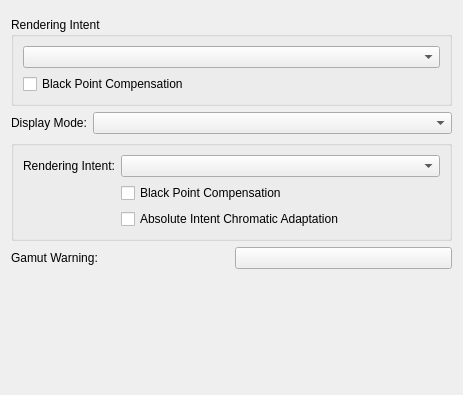
<?xml version="1.0" encoding="UTF-8"?>
<ui version="4.0">
 <class>WdgProofingOptions</class>
 <widget class="QWidget" name="WdgProofingOptions">
  <property name="geometry">
   <rect>
    <x>0</x>
    <y>0</y>
    <width>463</width>
    <height>395</height>
   </rect>
  </property>
  <property name="windowTitle">
   <string>Form</string>
  </property>
  <layout class="QVBoxLayout" name="verticalLayout">
   <item>
    <widget class="KisColorSpaceSelector" name="proofSpaceSelector" native="true"/>
   </item>
   <item>
    <widget class="QGroupBox" name="groupBox">
     <property name="title">
      <string>Rendering Intent</string>
     </property>
     <layout class="QFormLayout" name="formLayout_2">
      <item row="0" column="0" colspan="2">
       <widget class="QComboBox" name="cmbIntent">
        <property name="currentIndex">
         <number>-1</number>
        </property>
       </widget>
      </item>
      <item row="1" column="0">
       <widget class="QCheckBox" name="ckbBlackPointComp">
        <property name="toolTip">
         <string>&lt;html&gt;&lt;head/&gt;&lt;body&gt;&lt;p&gt;Black Point compensation matches the darkest color of the source device to the darkest color of the destination device. Relative Colorimetric without Black Point Compensation will show the difference between the darkest values. With blackpoint compensation, black is black.&lt;/p&gt;&lt;/body&gt;&lt;/html&gt;</string>
        </property>
        <property name="text">
         <string>Black Point Compensation</string>
        </property>
       </widget>
      </item>
     </layout>
    </widget>
   </item>
   <item>
    <layout class="QHBoxLayout" name="horizontalLayout">
     <item>
      <widget class="QLabel" name="label_6">
       <property name="sizePolicy">
        <sizepolicy hsizetype="Preferred" vsizetype="Preferred">
         <horstretch>0</horstretch>
         <verstretch>0</verstretch>
        </sizepolicy>
       </property>
       <property name="text">
        <string>Display Mode:</string>
       </property>
      </widget>
     </item>
     <item>
      <widget class="QComboBox" name="cmbDisplayTransformState">
       <property name="sizePolicy">
        <sizepolicy hsizetype="MinimumExpanding" vsizetype="Fixed">
         <horstretch>0</horstretch>
         <verstretch>0</verstretch>
        </sizepolicy>
       </property>
      </widget>
     </item>
    </layout>
   </item>
   <item>
    <widget class="QGroupBox" name="grbDisplayConversion">
     <layout class="QFormLayout" name="formLayout_3">
      <item row="2" column="0">
       <widget class="QLabel" name="label_5">
        <property name="text">
         <string>Rendering Intent:</string>
        </property>
       </widget>
      </item>
      <item row="2" column="1">
       <widget class="QComboBox" name="cmbDisplayIntent"/>
      </item>
      <item row="3" column="1">
       <widget class="QCheckBox" name="chkDisplayBlackPointCompensation">
        <property name="text">
         <string>Black Point Compensation</string>
        </property>
       </widget>
      </item>
      <item row="4" column="1">
       <widget class="QCheckBox" name="chkDoChromaticAdaptation">
        <property name="toolTip">
         <string>&lt;html&gt;&lt;head/&gt;&lt;body&gt;&lt;p&gt;Enables chromatic adaptation for absolute rendering intent. Effectively this will show how the colors would look if the image was printed on a paper and viewed with the monitor as the only light source. This is standard behaviour for a ICC v4 workflow.&lt;/p&gt;&lt;/body&gt;&lt;/html&gt;</string>
        </property>
        <property name="text">
         <string>Absolute Intent Chromatic Adaptation</string>
        </property>
       </widget>
      </item>
     </layout>
    </widget>
   </item>
   <item>
    <layout class="QHBoxLayout" name="horizontalLayout_3">
     <item>
      <widget class="QLabel" name="lblGamutWarning">
       <property name="text">
        <string>Gamut Warning:</string>
       </property>
      </widget>
     </item>
     <item>
      <widget class="KisColorButton" name="gamutAlarm">
       <property name="toolTip">
        <string>Set color used for warning</string>
       </property>
       <property name="text">
        <string/>
       </property>
      </widget>
     </item>
    </layout>
   </item>
   <item>
    <spacer name="verticalSpacer">
     <property name="orientation">
      <enum>Qt::Orientation::Vertical</enum>
     </property>
     <property name="sizeHint" stdset="0">
      <size>
       <width>20</width>
       <height>63</height>
      </size>
     </property>
    </spacer>
   </item>
  </layout>
 </widget>
 <customwidgets>
  <customwidget>
   <class>KisColorButton</class>
   <extends>QPushButton</extends>
   <header>kis_color_button.h</header>
  </customwidget>
  <customwidget>
   <class>KisColorSpaceSelector</class>
   <extends>QWidget</extends>
   <header>widgets/kis_color_space_selector.h</header>
   <container>1</container>
  </customwidget>
 </customwidgets>
 <resources/>
 <connections/>
</ui>
